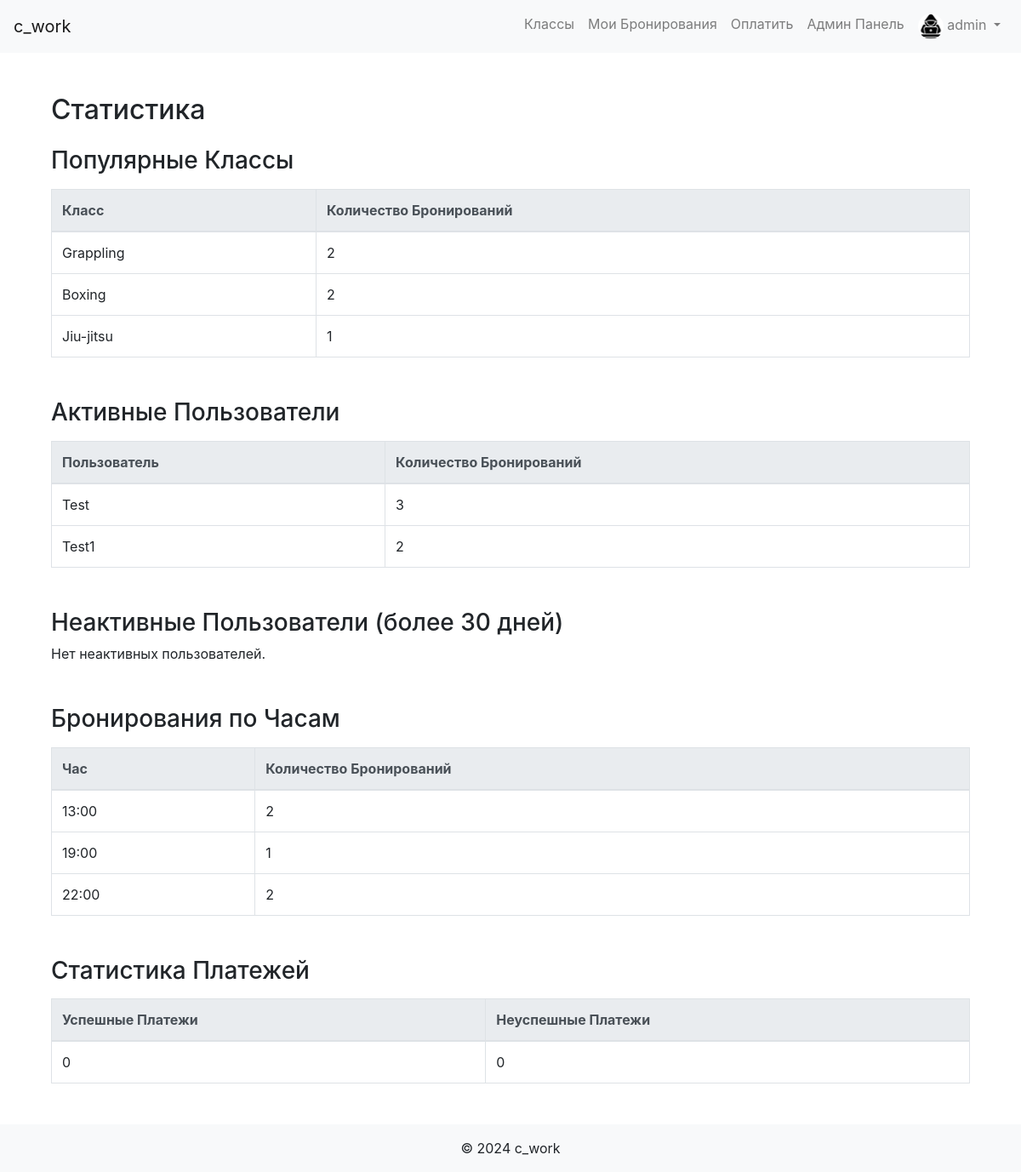
Page /admin/statistics (signed in) on the earlier database version.
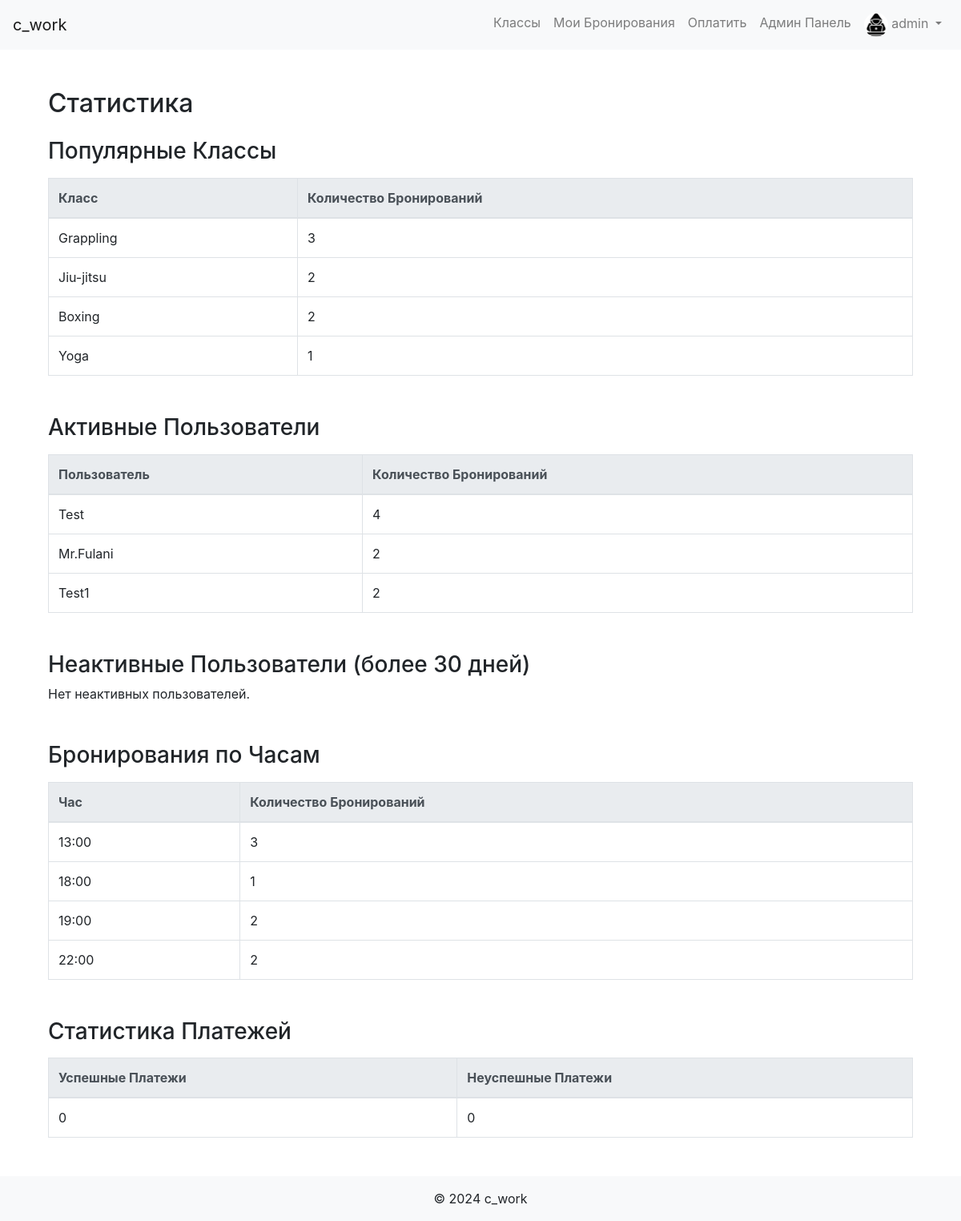
Same page on the later database version.
### app/models.py (models this page shows, shortened)
class Class(db.Model):
    id = db.Column(db.Integer, primary_key=True)
    name = db.Column(db.String(100), nullable=False)
    description = db.Column(db.Text, nullable=True)
    schedule = db.Column(db.DateTime, nullable=False)
    capacity = db.Column(db.Integer, default=10, nullable=False)
    days_of_week = db.Column(db.String(100), nullable=False)
    extra_info = db.Column(db.Text, nullable=True)
    image_filename = db.Column(db.String(100), nullable=True)
    bookings = db.relationship('Booking', backref='class_', lazy=True, cascade='all, delete-orphan')

class User(db.Model, UserMixin):
    id = db.Column(db.Integer, primary_key=True)
    username = db.Column(db.String(20), unique=True, nullable=False)
    email = db.Column(db.String(120), unique=True, nullable=False)
    password = db.Column(db.String(60), nullable=False)
    is_admin = db.Column(db.Boolean, default=False)
    avatar = db.Column(db.String(120), nullable=True, default='user.png')  # Поле для аватара
    date_registered = db.Column(db.DateTime, nullable=False, default=datetime.utcnow)  # Дата регистрации
    last_login = db.Column(db.DateTime, nullable=True)  # Последний вход
    bookings = db.relationship('Booking', backref='user', lazy=True)
    payments = db.relationship('Payment', backref='user', lazy=True)

### app/admin_routes.py (the view)
@admin_bp.route('/statistics')
@login_required
@admin_required
def statistics():
    try:
        popular_classes = db.session.query(
            Class.name,
            db.func.count(Booking.id).label('booking_count')
        ).join(Booking).filter(Booking.status == 'confirmed').group_by(Class.id).order_by(db.desc('booking_count')).limit(10).all()
        active_users = db.session.query(
            User.username,
            db.func.count(Booking.id).label('booking_count')
        ).join(Booking).filter(Booking.status == 'confirmed').group_by(User.id).order_by(db.desc('booking_count')).limit(10).all()
        bookings_by_hour = db.session.query(
            db.extract('hour', Class.schedule).label('hour'),
            db.func.count(Booking.id).label('booking_count')
        ).join(Booking).filter(Booking.status == 'confirmed').group_by('hour').order_by('hour').all()
        thirty_days_ago = datetime.utcnow() - timedelta(days=30)
        inactive_users = User.query.filter(
            (User.last_login < thirty_days_ago) | (User.last_login == None)
        ).all()
        successful_payments = Payment.query.filter_by(status='paid').count()
        failed_payments = Payment.query.filter_by(status='failed').count()
        return render_template(
            'statistics.html',
            popular_classes=popular_classes,
            active_users=active_users,
            bookings_by_hour=bookings_by_hour,
            inactive_users=inactive_users,
            successful_payments=successful_payments,
            failed_payments=failed_payments
        )
    except Exception as e:
        logger.error(f"Ошибка при загрузке статистики: {e}")
        flash('Произошла ошибка при загрузке статистики.', 'danger')
        return redirect(url_for('admin.admin_panel'))

### app/admin_routes.py (called while the page is built)
def admin_required(f):
    from functools import wraps
    @wraps(f)
    def decorated_function(*args, **kwargs):
        if not current_user.is_admin:
            flash('Доступ запрещён. Требуются права администратора.', 'danger')
            return redirect(url_for('main.home'))
        return f(*args, **kwargs)
    return decorated_function

### app/models.py (called while the page is built)
@login_manager.user_loader
def load_user(user_id):
    return User.query.get(int(user_id))

### app/templates/statistics.html (shortened to what this page needs)
{% extends "base.html" %}
{% block content %}
<div class="container mt-5">
    <h2>Статистика</h2>
    <h3 class="mt-4">Популярные Классы</h3>
    <table class="table table-bordered table-hover mt-3">
        <thead class="thead-light">
            <tr>
                <th>Класс</th>
                <th>Количество Бронирований</th>
            </tr>
        </thead>
        <tbody>
            {% for class, count in popular_classes %}
            <tr>
                <td>{{ class }}</td>
                <td>{{ count }}</td>
            </tr>
            {% endfor %}
        </tbody>
    </table>
    <h3 class="mt-5">Активные Пользователи</h3>
    <table class="table table-bordered table-hover mt-3">
        <thead class="thead-light">
            <tr>
                <th>Пользователь</th>
                <th>Количество Бронирований</th>
            </tr>
        </thead>
        <tbody>
            {% for user, count in active_users %}
            <tr>
                <td>{{ user }}</td>
                <td>{{ count }}</td>
            </tr>
            {% endfor %}
        </tbody>
    </table>
    <h3 class="mt-5">Неактивные Пользователи (более 30 дней)</h3>
    {% if inactive_users %}
        <table class="table table-bordered table-hover mt-3">
            <thead class="thead-light">
                <tr>
                    <th>ID</th>
                    <th>Имя пользователя</th>
                    <th>Email</th>
                    <th>Последний вход</th>
                </tr>
            </thead>
            <tbody>
                {% for user in inactive_users %}
                <tr>
                    <td>{{ user.id }}</td>
                    <td>{{ user.username }}</td>
                    <td>{{ user.email }}</td>
                    <td>{{ user.last_login.strftime('%Y-%m-%d %H:%M') if user.last_login else 'Никогда' }}</td>
                </tr>
                {% endfor %}
            </tbody>
        </table>
    {% else %}
        <p>Нет неактивных пользователей.</p>
    {% endif %}
    <h3 class="mt-5">Бронирования по Часам</h3>
    <table class="table table-bordered table-hover mt-3">
        <thead class="thead-light">
            <tr>
                <th>Час</th>
                <th>Количество Бронирований</th>
            </tr>
        </thead>
        <tbody>
            {% for hour, count in bookings_by_hour %}
            <tr>
                <td>{{ hour }}:00</td>
                <td>{{ count }}</td>
            </tr>
            {% endfor %}
        </tbody>
    </table>
    <h3 class="mt-5">Статистика Платежей</h3>
    <table class="table table-bordered table-hover mt-3">
        <thead class="thead-light">
            <tr>
                <th>Успешные Платежи</th>
                <th>Неуспешные Платежи</th>
            </tr>
        </thead>
        <tbody>
            <tr>
                <td>{{ successful_payments }}</td>
                <td>{{ failed_payments }}</td>
            </tr>
        </tbody>
    </table>
</div>
{% endblock %}

Differences in the rows shown:
computed for Class "Grappling": count "2" → "3"
shown differently, row unchanged: Class "Jiu-jitsu": count "1" → "2"; moves up the list
now on this page (row unchanged): Class: name "Yoga", count "1"
changed User "Test": count "3" → "4"
added User: username "Mr.Fulani", count "2"
Other differences:
new list line: "13 :00 3"
new list line: "18 :00 1"
new list line: "19 :00 2"
list line gone: "13 :00 2"
list line gone: "19 :00 1"
